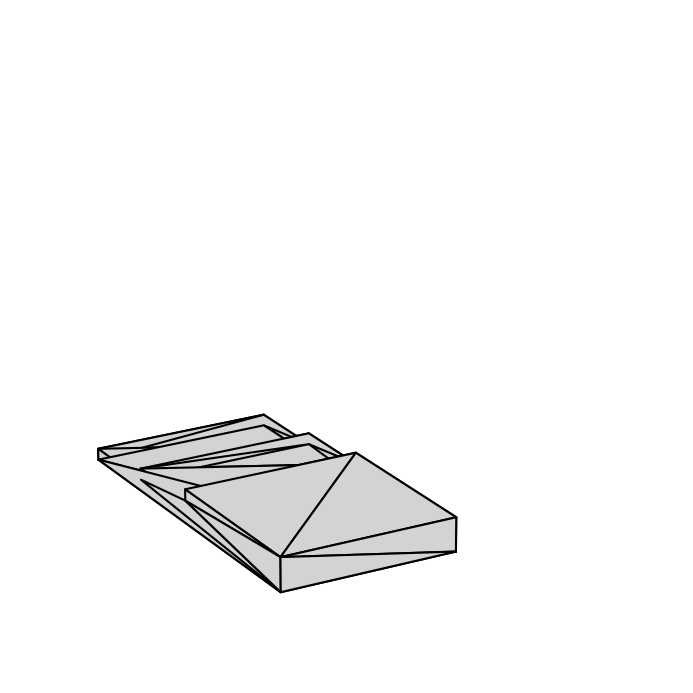
#> input picture synthetic_stairs.png, 693 x 693 px
$ python -i stair_detector.py   (imports and definitions only)
#> lines starting #> are read from the running program, lines starting #| are printed output that depends on the picture; after the words box and inside, x2 and y2 are one past the last pixel; in counts of white or black regions, pixels touching at a corner belong together
#> further down, picture is the input picture: shape (693, 693, 3); min 0, max 255, mean 248.6
import cv2
import numpy as np
from dataclasses import dataclass
from typing import List, Tuple

@dataclass
class StairStep:
    y_coord: int
    lines: List[Tuple[int, int, int, int]]

class StairDetector:
    def __init__(self, blur_ksize=(5, 5), canny_thresh1=50, canny_thresh2=150,
                 hough_rho=1, hough_theta=np.pi/180, hough_threshold=50,
                 hough_min_line_len=50, hough_max_line_gap=10,
                 horizontal_angle_tolerance=10, step_grouping_tolerance=20):
        self.blur_ksize = blur_ksize
        self.canny_thresh1 = canny_thresh1
        self.canny_thresh2 = canny_thresh2
        self.hough_rho = hough_rho
        self.hough_theta = hough_theta
        self.hough_threshold = hough_threshold
        self.hough_min_line_len = hough_min_line_len
        self.hough_max_line_gap = hough_max_line_gap

        self.horizontal_angle_tolerance = horizontal_angle_tolerance # in degrees
        self.step_grouping_tolerance = step_grouping_tolerance # in pixels

    def process_frame(self, image: np.ndarray) -> Tuple[np.ndarray, List[StairStep]]:
        """
        Process the frame to detect stair steps.
        Returns the annotated image and a list of detected steps.
        """
        original_image = image.copy()

        # 1. Grayscale
        gray = cv2.cvtColor(image, cv2.COLOR_BGR2GRAY)

        # 2. Blur
        blurred = cv2.GaussianBlur(gray, self.blur_ksize, 0)

        # 3. Edge Detection
        edges = cv2.Canny(blurred, self.canny_thresh1, self.canny_thresh2)
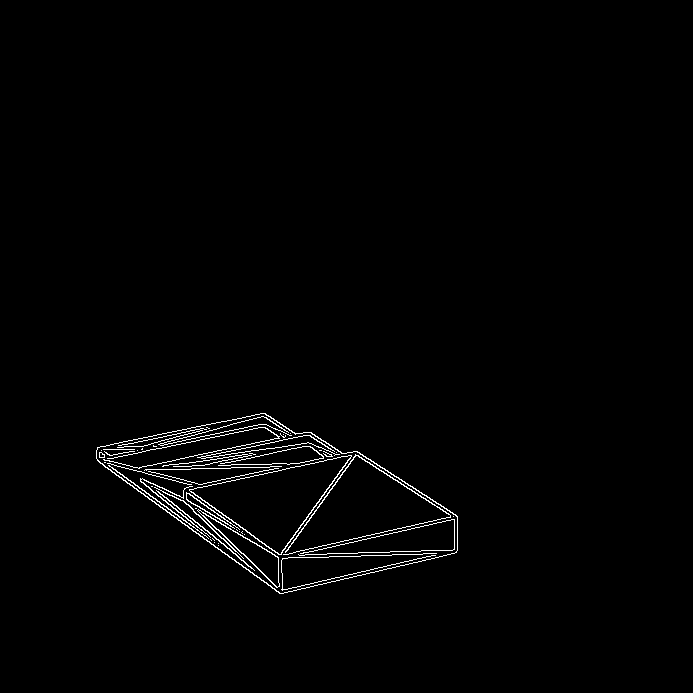
#> edges: shape (693, 693); 1.2% white in thin lines or dots, all inside (x1, y1, x2, y2) = (96, 413, 458, 594)

        # 4. Line Detection
        lines = cv2.HoughLinesP(edges, self.hough_rho, self.hough_theta, self.hough_threshold,
                                minLineLength=self.hough_min_line_len, maxLineGap=self.hough_max_line_gap)
#> lines = 41 rows, first 6: [97, 460, 281, 593], [149, 498, 285, 469], [277, 591, 435, 555], [279, 593, 454, 553], [99, 462, 278, 592], [183, 496, 277, 587]

        horizontal_lines = []
        if lines is not None:
            for line in lines:
                x1, y1, x2, y2 = line.flatten()

                # Calculate angle in degrees
                angle = np.abs(np.degrees(np.arctan2(y2 - y1, x2 - x1)))
                # A horizontal line has an angle near 0 or 180 degrees
                if angle <= self.horizontal_angle_tolerance or angle >= 180 - self.horizontal_angle_tolerance:
                    horizontal_lines.append((x1, y1, x2, y2))
#> this loop made 41 passes
#> (x1, y1, x2, y2, angle) on passes 1 to 12: (97, 460, 281, 593, 35.86), (149, 498, 285, 469, 12.04), (277, 591, 435, 555, 12.84), (279, 593, 454, 553, 12.88), (99, 462, 278, 592, 35.99), (183, 496, 277, 587, 44.07), (98, 461, 279, 423, 11.86), (278, 561, 357, 452, 54.07), (298, 554, 457, 517, 13.1), (299, 555, 457, 549, 2.17), (117, 472, 306, 432, 11.95), (276, 556, 456, 515, 12.83)
#> after the loop, horizontal_lines = [(299, 555, 457, 549), (173, 469, 257, 467), (201, 458, 324, 441), (231, 464, 314, 463), (162, 466, 252, 453), (300, 557, 436, 553)]

        # 5. Cluster lines by Y coordinate
        steps = self._cluster_lines_by_y(horizontal_lines)

        # 6. Annotate image
        annotated_image = self._annotate_image(original_image, steps)

        return annotated_image, steps

    def _cluster_lines_by_y(self, lines: List[Tuple[int, int, int, int]]) -> List[StairStep]:
        if not lines:
            return []

        # Sort lines by average Y coordinate (top to bottom of the image)
        lines.sort(key=lambda l: (l[1] + l[3]) / 2)

        steps = []
        current_step_lines = [lines[0]]
#> current_step_lines = [(201, 458, 324, 441)]
        current_y_sum = (lines[0][1] + lines[0][3]) / 2
#> current_y_sum = 449.5

        for i in range(1, len(lines)):
            line = lines[i]
            avg_y = (line[1] + line[3]) / 2

            # Average Y of the current cluster
            cluster_avg_y = current_y_sum / len(current_step_lines)

            if abs(avg_y - cluster_avg_y) <= self.step_grouping_tolerance:
                current_step_lines.append(line)
                current_y_sum += avg_y
            else:
                steps.append(StairStep(y_coord=int(cluster_avg_y), lines=current_step_lines))
                current_step_lines = [line]
                current_y_sum = avg_y
#> this loop made 5 passes
#> (line, avg_y, cluster_avg_y, current_y_sum) on passes 1, 2, 3, 5: ((162, 466, 252, 453), 459.5, 449.5, 909), ((231, 464, 314, 463), 463.5, 454.5, 1372.5), ((173, 469, 257, 467), 468, 457.5, 1840.5), ((300, 557, 436, 553), 555, 552, 1107)
#> (avg_y, cluster_avg_y, current_step_lines, current_y_sum) on pass 4: (552, 460.1, [(299, 555, 457, 549)], 552)
#> after the loop, steps = 1 item

        # Add the last cluster
        if current_step_lines:
            cluster_avg_y = current_y_sum / len(current_step_lines)
#> cluster_avg_y = 553.5
#> in process_frame, `steps = self._cluster_lines_by_y(horizontal_lines)`: steps = 2 items
            steps.append(StairStep(y_coord=int(cluster_avg_y), lines=current_step_lines))

        # Filter steps that don't have enough lines (maybe false positives)
        # Note: image coordinates have Y=0 at the top.
        # The step nearest to the robot is at the BOTTOM of the image (highest Y).
        steps.sort(key=lambda step: step.y_coord, reverse=True)
        return steps

    def _annotate_image(self, image: np.ndarray, steps: List[StairStep]) -> np.ndarray:
        for i, step in enumerate(steps):
            # Nearest step gets a distinct color (Green), others Red
            color = (0, 255, 0) if i == 0 else (0, 0, 255)

            # Draw individual lines
            for x1, y1, x2, y2 in step.lines:
                cv2.line(image, (x1, y1), (x2, y2), color, 2)

            # Draw center text
            if step.lines:
                min_x = min([min(l[0], l[2]) for l in step.lines])
                cv2.putText(image, f"Step Y={step.y_coord}", (min_x, step.y_coord - 10),
                            cv2.FONT_HERSHEY_SIMPLEX, 0.5, color, 1)
#> this loop made 2 passes
#> (color, min_x) on passes 1 to 2: ((0, 255, 0), 299), ((0, 0, 255), 162)

        return image

>>> import cv2
>>> picture = cv2.imread('../synthetic_stairs.png')
>>> result = StairDetector().process_frame(picture)
